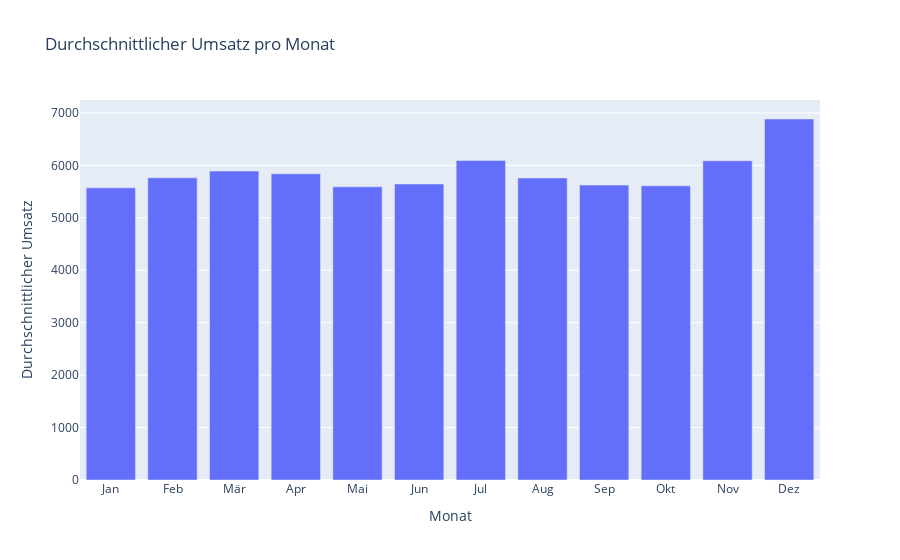

The cell this chart's notebook holds for it:
### Markdown cell above
## Durchschnittliche Verkäufe pro Monat

### Code cell
average_sales_per_month = train_df.groupby('Month')['Sales'].mean().reset_index()

fig = px.bar(average_sales_per_month, x='Month', y='Sales',
             labels={'Month': 'Monat', 'Sales': 'Durchschnittlicher Umsatz'},
             title='Durchschnittlicher Umsatz pro Monat')
fig.update_xaxes(tickmode='array', tickvals=list(range(1, 13)),
                 ticktext=['Jan', 'Feb', 'Mär', 'Apr', 'Mai', 'Jun', 'Jul', 'Aug', 'Sep', 'Okt', 'Nov', 'Dez'])
fig.show()

### Figure 1 — Plotly figure (JSON) as saved in the notebook; plotly's stock layout.template omitted (floating-point values rounded to 4 significant figures)
{"data": [{"alignmentgroup": "True", "hovertemplate": "Monat=%{x}<br>Durchschnittlicher Umsatz=%{y}<extra></extra>", "legendgroup": "", "marker": {"color": "#636efa", "pattern": {"shape": ""}}, "name": "", "offsetgroup": "", "orientation": "v", "showlegend": false, "textposition": "auto", "type": "bar", "x": [1, 2, 3, 4, 5, 6, 7, 8, 9, 10, 11, 12], "xaxis": "x", "y": [5570.0, 5761.0, 5891.0, 5838.0, 5590.0, 5644.0, 6091.0, 5760.0, 5623.0, 5609.0, 6087.0, 6883.0], "yaxis": "y"}], "layout": {"barmode": "relative", "legend": {"tracegroupgap": 0}, "title": {"text": "Durchschnittlicher Umsatz pro Monat"}, "xaxis": {"anchor": "y", "domain": [0, 1], "tickmode": "array", "ticktext": ["Jan", "Feb", "Mär", "Apr", "Mai", "Jun", "Jul", "Aug", "Sep", "Okt", "Nov", "Dez"], "tickvals": [1, 2, 3, 4, 5, 6, 7, 8, 9, 10, 11, 12], "title": {"text": "Monat"}}, "yaxis": {"anchor": "x", "domain": [0, 1], "title": {"text": "Durchschnittlicher Umsatz"}}}}
